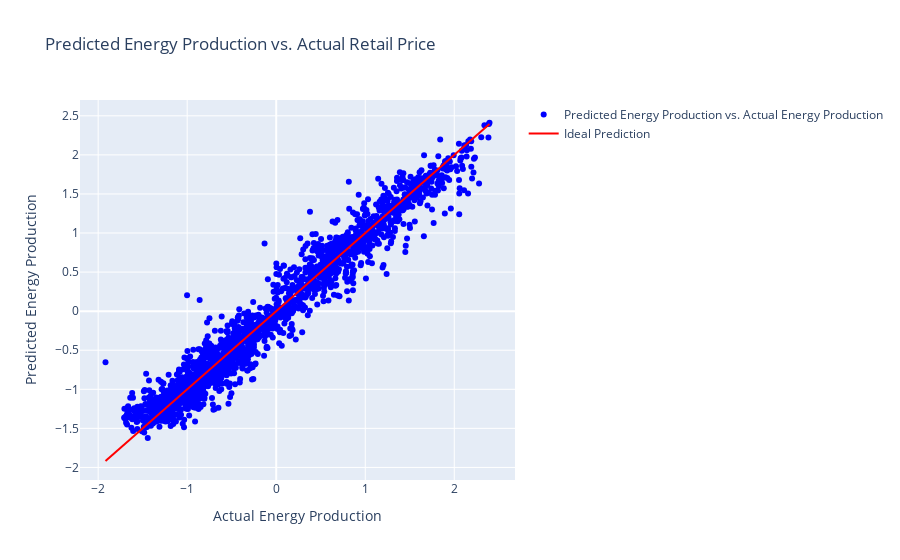

The cell this chart's notebook holds for it:
### Code cell
import plotly.graph_objects as go

y_pred = knn_regressor.predict(X_test)


fig = go.Figure()
fig.add_trace(go.Scatter(x=y_test, y=y_pred, mode='markers',
                         marker=dict(color='blue'),
                         name='Predicted Energy Production vs. Actual Energy Production'))
fig.add_trace(go.Scatter(x=[min(y_test), max(y_test)], y=[min(y_test), max(y_test)],
                         mode='lines',
                         marker=dict(color='red'),
                         name='Ideal Prediction'))
fig.update_layout(
    title='Predicted Energy Production vs. Actual Retail Price',
    xaxis_title='Actual Energy Production',
    yaxis_title='Predicted Energy Production'
)
fig.show()

### Figure 1 — Plotly figure (JSON) as saved in the notebook; plotly's stock layout.template omitted (floating-point values rounded to 4 significant figures; data arrays with more than 128 entries replaced by an {"elided": "..."} marker saying what was removed)
{"data": [{"marker": {"color": "blue"}, "mode": "markers", "name": "Predicted Energy Production vs. Actual Energy Production", "type": "scatter", "x": {"elided": "1884 float values"}, "y": {"elided": "1884 float values"}}, {"marker": {"color": "red"}, "mode": "lines", "name": "Ideal Prediction", "type": "scatter", "x": [-1.918, 2.396], "y": [-1.918, 2.396]}], "layout": {"title": {"text": "Predicted Energy Production vs. Actual Retail Price"}, "xaxis": {"title": {"text": "Actual Energy Production"}}, "yaxis": {"title": {"text": "Predicted Energy Production"}}}}
